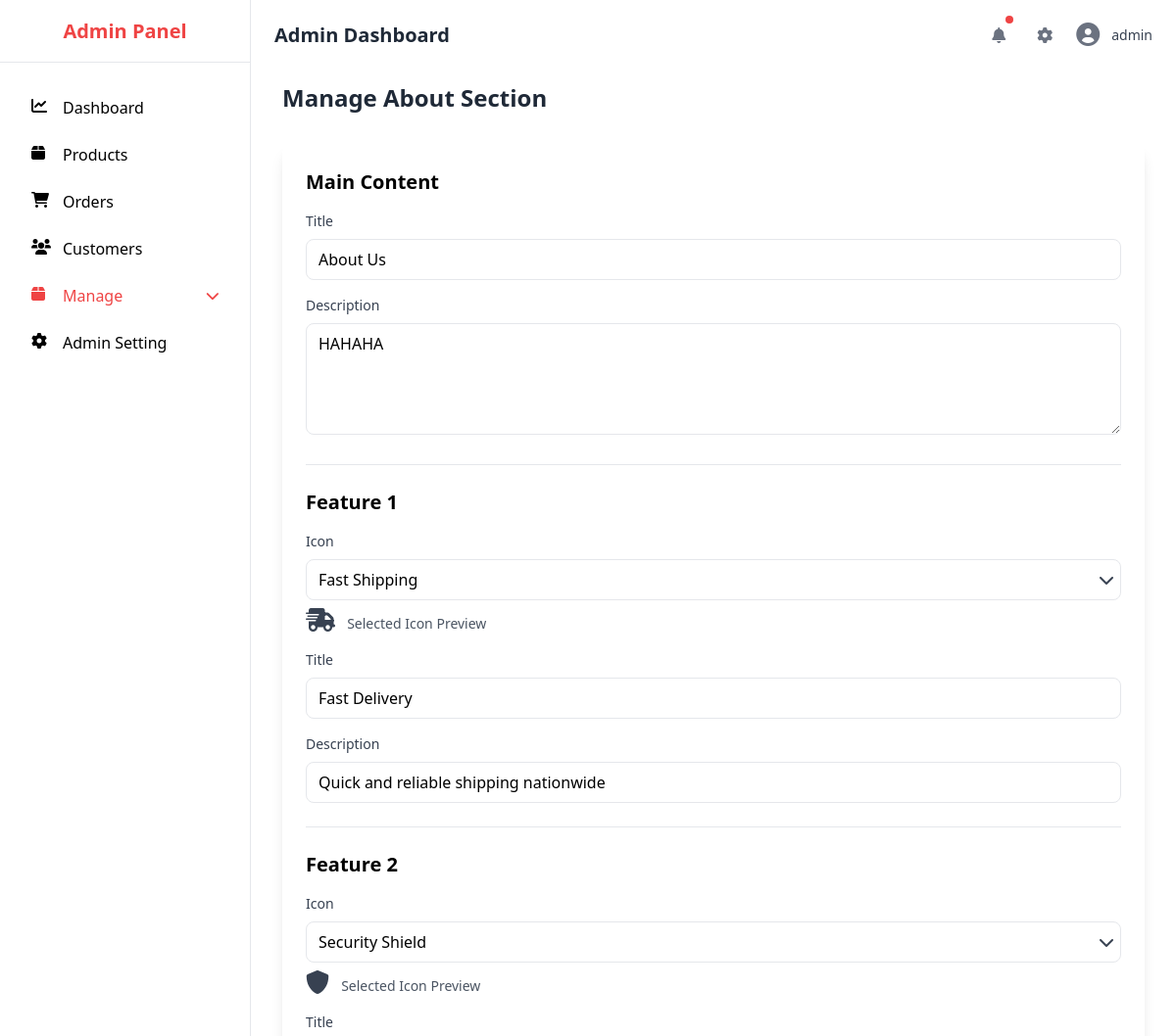
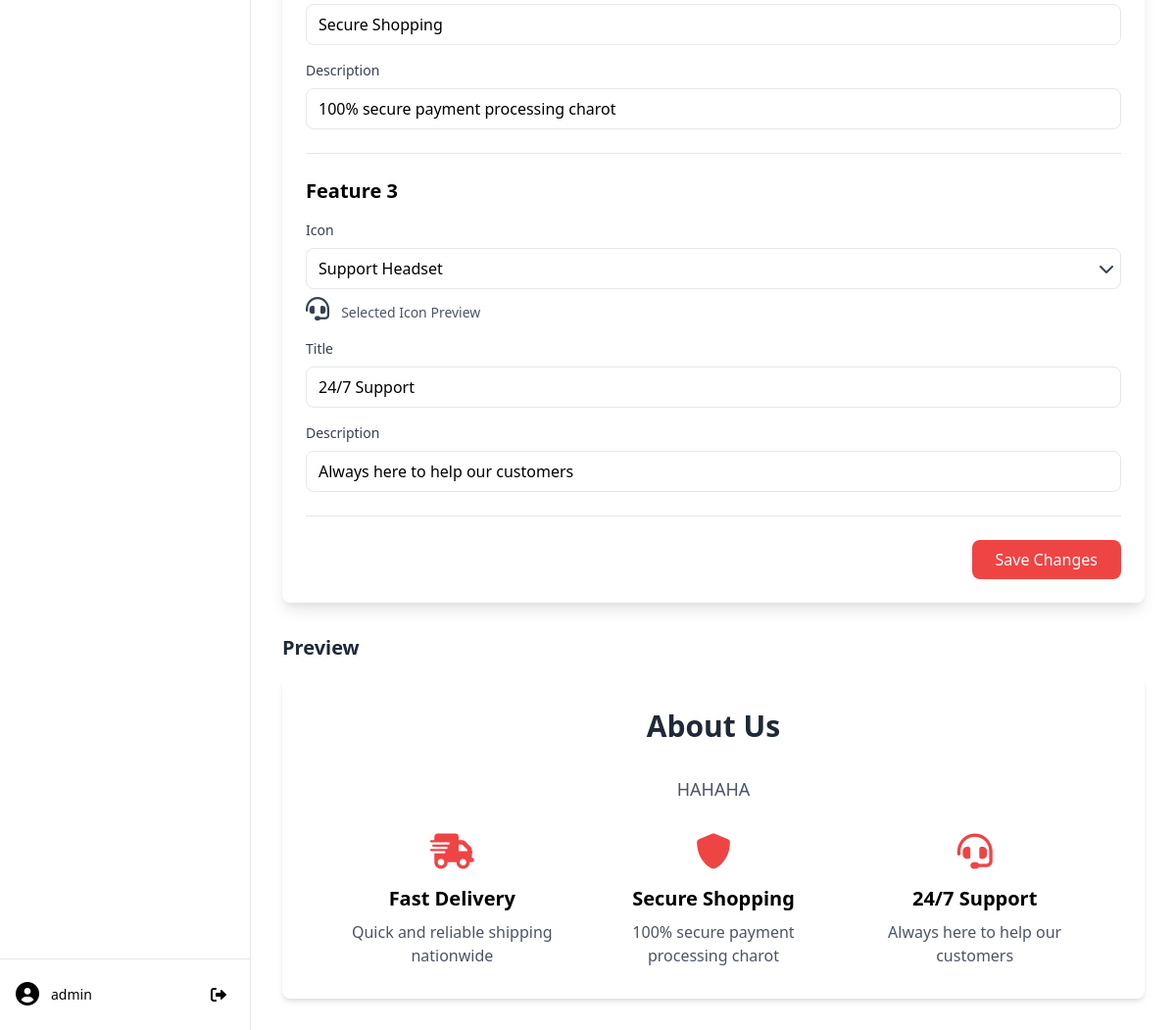
Page /admin/about.php (signed in) on the committed database (2 pictures, top to bottom).
### tables this page shows
CREATE TABLE `about_content` (
  `id` int(11) NOT NULL,
  `main_title` varchar(255) NOT NULL,
  `main_description` text NOT NULL,
  `feature1_title` varchar(255) NOT NULL,
  `feature1_description` text NOT NULL,
  `feature1_icon` varchar(50) NOT NULL,
  `feature2_title` varchar(255) NOT NULL,
  `feature2_description` text NOT NULL,
  `feature2_icon` varchar(50) NOT NULL,
  `feature3_title` varchar(255) NOT NULL,
  `feature3_description` text NOT NULL,
  `feature3_icon` varchar(50) NOT NULL,
  `updated_at` timestamp NOT NULL DEFAULT current_timestamp() ON UPDATE current_timestamp()
);

### admin/about.php (the view, shortened to what this page needs)
<?php
include '../conn.php';
$icons = [
    'fas fa-shipping-fast' => 'Fast Shipping',
    'fas fa-shield-alt' => 'Security Shield',
    'fas fa-headset' => 'Support Headset',
    'fas fa-truck' => 'Delivery Truck',
    'fas fa-box' => 'Package Box',
    'fas fa-gift' => 'Gift Box',
    'fas fa-clock' => 'Clock',
    'fas fa-star' => 'Star',
    'fas fa-heart' => 'Heart',
    'fas fa-check-circle' => 'Check Circle',
    'fas fa-thumbs-up' => 'Thumbs Up',
    'fas fa-medal' => 'Medal',
    'fas fa-crown' => 'Crown',
    'fas fa-gem' => 'Gem',
    'fas fa-certificate' => 'Certificate'
];
$content = $conn->query("SELECT * FROM about_content LIMIT 1")->fetch_assoc();
?>
<!DOCTYPE html>
<html lang="en">
<head>
    <link href="https://cdn.jsdelivr.net/npm/tailwindcss@2.2.19/dist/tailwind.min.css" rel="stylesheet">
    <link rel="stylesheet" href="https://cdnjs.cloudflare.com/ajax/libs/font-awesome/6.0.0-beta3/css/all.min.css">
</head>
<body class="bg-slate-100">
    <?php include 'sidebar.php'; ?>
    <?php include 'header.php'; ?>
    <div class="ml-64 pt-16 mt-5 p-8">
        <div class="flex justify-between items-center mb-8">
            <h1 class="text-2xl font-bold text-gray-800">Manage About Section</h1>
        </div>
        <div class="bg-white rounded-lg shadow-lg p-6">
            <form method="POST" class="space-y-6">
                <div class="border-b pb-6">
                    <h2 class="text-xl font-semibold mb-4">Main Content</h2>
                    <div class="space-y-4">
                        <div>
                            <label class="block text-sm font-medium text-gray-700 mb-2">Title</label>
                            <input type="text" name="main_title" required
                                value="<?php echo htmlspecialchars($content['main_title'] ?? 'About Us'); ?>"
                                class="w-full px-3 py-2 border rounded-lg">
                        </div>
                        <div>
                            <label class="block text-sm font-medium text-gray-700 mb-2">Description</label>
                            <textarea name="main_description" required rows="4"
                                class="w-full px-3 py-2 border rounded-lg"><?php echo htmlspecialchars($content['main_description'] ?? ''); ?></textarea>
                        </div>
                    </div>
                </div>
                <div class="border-b pb-6">
                    <h2 class="text-xl font-semibold mb-4">Feature 1</h2>
                    <div class="space-y-4">
                        <div>
                            <label class="block text-sm font-medium text-gray-700 mb-2">Icon</label>
                            <div class="relative">
                                <select name="feature1_icon" required
                                    class="w-full px-3 py-2 border rounded-lg appearance-none bg-white">
                                    <?php foreach ($icons as $value => $label): ?>
                                        <option value="<?php echo $value; ?>"
                                            <?php echo ($content['feature1_icon'] ?? 'fas fa-shipping-fast') === $value ? 'selected' : ''; ?>>
                                            <i class="<?php echo $value; ?> mr-2"></i> <?php echo $label; ?>
                                        </option>
                                    <?php endforeach; ?>
                                </select>
                                <div class="pointer-events-none absolute inset-y-0 right-0 flex items-center px-2 text-gray-700">
                                </div>
                            </div>
                            <div class="mt-2">
                                <i class="<?php echo htmlspecialchars($content['feature1_icon'] ?? 'fas fa-shipping-fast'); ?> text-2xl text-gray-700"></i>
                                <span class="ml-2 text-sm text-gray-600">Selected Icon Preview</span>
                            </div>
                        </div>
                        <div>
                            <label class="block text-sm font-medium text-gray-700 mb-2">Title</label>
                            <input type="text" name="feature1_title" required
                                value="<?php echo htmlspecialchars($content['feature1_title'] ?? 'Fast Delivery'); ?>"
                                class="w-full px-3 py-2 border rounded-lg">
                        </div>
                        <div>
                            <label class="block text-sm font-medium text-gray-700 mb-2">Description</label>
                            <input type="text" name="feature1_description" required
                                value="<?php echo htmlspecialchars($content['feature1_description'] ?? ''); ?>"
                                class="w-full px-3 py-2 border rounded-lg">
                        </div>
                    </div>
                </div>
                <div class="border-b pb-6">
                    <h2 class="text-xl font-semibold mb-4">Feature 2</h2>
                    <div class="space-y-4">
                        <div>
                            <label class="block text-sm font-medium text-gray-700 mb-2">Icon</label>
                            <div class="relative">
                                <select name="feature2_icon" required
                                    class="w-full px-3 py-2 border rounded-lg appearance-none bg-white">
                                    <?php foreach ($icons as $value => $label): ?>
                                        <option value="<?php echo $value; ?>"
                                            <?php echo ($content['feature2_icon'] ?? 'fas fa-shield-alt') === $value ? 'selected' : ''; ?>>
                                            <i class="<?php echo $value; ?> mr-2"></i> <?php echo $label; ?>
                                        </option>
                                    <?php endforeach; ?>
                                </select>
                                <div class="pointer-events-none absolute inset-y-0 right-0 flex items-center px-2 text-gray-700">
                                </div>
                            </div>
                            <div class="mt-2">
                                <i class="<?php echo htmlspecialchars($content['feature2_icon'] ?? 'fas fa-shield-alt'); ?> text-2xl text-gray-700"></i>
                                <span class="ml-2 text-sm text-gray-600">Selected Icon Preview</span>
                            </div>
                        </div>
                        <div>
                            <label class="block text-sm font-medium text-gray-700 mb-2">Title</label>
                            <input type="text" name="feature2_title" required
                                value="<?php echo htmlspecialchars($content['feature2_title'] ?? 'Secure Shopping'); ?>"
                                class="w-full px-3 py-2 border rounded-lg">
                        </div>
                        <div>
                            <label class="block text-sm font-medium text-gray-700 mb-2">Description</label>
                            <input type="text" name="feature2_description" required
                                value="<?php echo htmlspecialchars($content['feature2_description'] ?? ''); ?>"
                                class="w-full px-3 py-2 border rounded-lg">
                        </div>
                    </div>
                </div>
                <div class="border-b pb-6">
                    <h2 class="text-xl font-semibold mb-4">Feature 3</h2>
                    <div class="space-y-4">
                        <div>
                            <label class="block text-sm font-medium text-gray-700 mb-2">Icon</label>
                            <div class="relative">
                                <select name="feature3_icon" required
                                    class="w-full px-3 py-2 border rounded-lg appearance-none bg-white">
                                    <?php foreach ($icons as $value => $label): ?>
                                        <option value="<?php echo $value; ?>"
                                            <?php echo ($content['feature3_icon'] ?? 'fas fa-headset') === $value ? 'selected' : ''; ?>>
                                            <i class="<?php echo $value; ?> mr-2"></i> <?php echo $label; ?>
                                        </option>
                                    <?php endforeach; ?>
                                </select>
                                <div class="pointer-events-none absolute inset-y-0 right-0 flex items-center px-2 text-gray-700">
                                </div>
                            </div>
                            <div class="mt-2">
                                <i class="<?php echo htmlspecialchars($content['feature3_icon'] ?? 'fas fa-headset'); ?> text-2xl text-gray-700"></i>
                                <span class="ml-2 text-sm text-gray-600">Selected Icon Preview</span>
                            </div>
                        </div>
                        <div>
                            <label class="block text-sm font-medium text-gray-700 mb-2">Title</label>
                            <input type="text" name="feature3_title" required
                                value="<?php echo htmlspecialchars($content['feature3_title'] ?? '24/7 Support'); ?>"
                                class="w-full px-3 py-2 border rounded-lg">
                        </div>
                        <div>
                            <label class="block text-sm font-medium text-gray-700 mb-2">Description</label>
                            <input type="text" name="feature3_description" required
                                value="<?php echo htmlspecialchars($content['feature3_description'] ?? ''); ?>"
                                class="w-full px-3 py-2 border rounded-lg">
                        </div>
                    </div>
                </div>
                <div class="flex justify-end">
                    <button type="submit"
                        class="bg-red-500 text-white px-6 py-2 rounded-lg hover:bg-red-600 transition-colors">
                        Save Changes
                    </button>
                </div>
            </form>
        </div>
        <div class="mt-8">
            <h2 class="text-xl font-bold text-gray-800 mb-4">Preview</h2>
            <section id="about" class="bg-white rounded-lg shadow-md p-8">
                <h2 class="text-3xl font-bold text-gray-800 text-center mb-8">
                    <?php echo htmlspecialchars($content['main_title'] ?? 'About Us'); ?>
                </h2>
                <div class="max-w-3xl mx-auto">
                    <p class="text-gray-600 text-center text-lg mb-6">
                        <?php echo htmlspecialchars($content['main_description'] ?? ''); ?>
                    </p>
                    <div class="grid grid-cols-1 md:grid-cols-3 gap-8 mt-8">
                        <div class="text-center">
                            <i class="<?php echo htmlspecialchars($content['feature1_icon'] ?? 'fas fa-shipping-fast'); ?> text-4xl text-red-500 mb-4"></i>
                            <h3 class="text-xl font-bold mb-2"><?php echo htmlspecialchars($content['feature1_title'] ?? 'Fast Delivery'); ?></h3>
                            <p class="text-gray-600"><?php echo htmlspecialchars($content['feature1_description'] ?? ''); ?></p>
                        </div>
                        <div class="text-center">
                            <i class="<?php echo htmlspecialchars($content['feature2_icon'] ?? 'fas fa-shield-alt'); ?> text-4xl text-red-500 mb-4"></i>
                            <h3 class="text-xl font-bold mb-2"><?php echo htmlspecialchars($content['feature2_title'] ?? 'Secure Shopping'); ?></h3>
                            <p class="text-gray-600"><?php echo htmlspecialchars($content['feature2_description'] ?? ''); ?></p>
                        </div>
                        <div class="text-center">
                            <i class="<?php echo htmlspecialchars($content['feature3_icon'] ?? 'fas fa-headset'); ?> text-4xl text-red-500 mb-4"></i>
                            <h3 class="text-xl font-bold mb-2"><?php echo htmlspecialchars($content['feature3_title'] ?? '24/7 Support'); ?></h3>
                            <p class="text-gray-600"><?php echo htmlspecialchars($content['feature3_description'] ?? ''); ?></p>
                        </div>
                    </div>
                </div>
            </section>
        </div>
    </div>
</body>
</html>

### rows in the picture
about_content: main_title "About Us", main_description "HAHAHA", feature1_icon "Fast Shipping", feature1_title "Fast Delivery", feature1_description "Quick and reliable shipping nationwide", feature2_icon "Security Shield", feature2_title "Secure Shopping", feature2_description "100% secure payment processing charot", feature3_icon "Support Headset", feature3_title "24/7 Support", feature3_description "Always here to help our customers"

### other values in the picture
$_SESSION['admin_username'] "admin"
